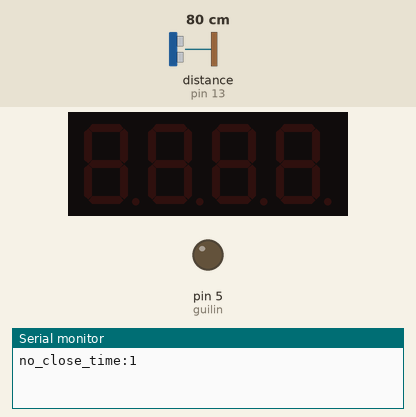
A sketch run on a simulated Arduino Uno, built with avr-gcc and run on an emulated ATmega328P. Parts: 4-digit seven-segment display, output pins drawn as LEDs (lit = HIGH), the last lines printed to the serial monitor. The inputs (shaded band) are chosen by the test bench; at power-on: distance to the obstacle (sensor on pin 13) 80 cm.

Above: at 2.3 s.
2.4 s: distance to the obstacle (sensor on pin 13) set to 2 cm
At 3.6 s:
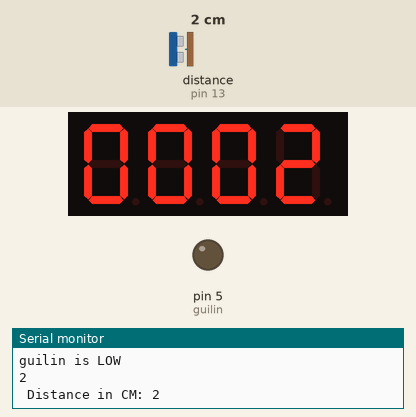
At 6.4 s:
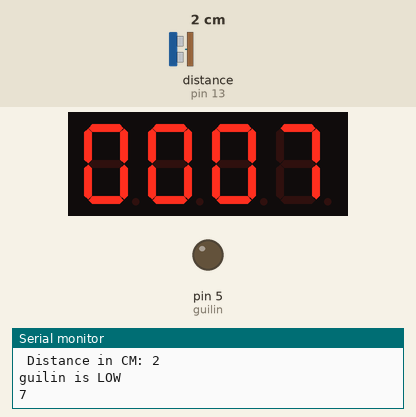
6.5 s: distance to the obstacle (sensor on pin 13) set to 35 cm
8.0 s: distance to the obstacle (sensor on pin 13) set to 23 cm
9.5 s: distance to the obstacle (sensor on pin 13) set to 20 cm
Timing chart, 0 to 12.0 s (numbered marks = the images above; inputs shaded):
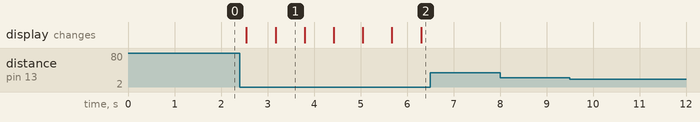

The sketch:

DOOR.ino
```cpp
#include <Ultrasonic.h>
#include <TM1637.h>        //主程式需要程式庫 “TM1637.h”

#define CLK 3              //數碼管  CLK 接 Arduino pin 3
#define DIO 2              //數碼管  DIO 接 Arduino pin 2

TM1637 tm1637(CLK,DIO);
Ultrasonic ultrasonic(12 , 13);
int distance=0;
int no_close_time=0;
int people_num=0;
int num = 0;               //設定數碼管會用到的整數
int numdisplay = 0;
int dig1 = 0;
int dig2 = 0;
int dig3 = 0;
int dig4 = 0;
int guilin = 5;

void setup() {
  Serial.begin(9600);
  tm1637.init();
  pinMode(guilin,OUTPUT);
  tm1637.set(BRIGHT_TYPICAL);//BRIGHT_TYPICAL = 2,BRIGHT_DARKEST = 0,BRIGHTEST = 7;
  digitalWrite(guilin,LOW);
}

void loop() {
  delay(500); //每次間格1秒
  no_close_time =0;//設計時器
  distance = ultrasonic.read(); //不加參數就是輸出CM，可用read(INC)輸出英寸
  while( distance > 20 ){     //若未關門或沒有人進出
    no_close_time = no_close_time + 1 ; //計數器++
    delay( 1000 );        //delay
    Serial.print( "no_close_time:" );
    Serial.println( no_close_time );
    if ( no_close_time >= 6 ){
      close_the_fucking_door();
    }
    distance = ultrasonic.read(); //不加參數就是輸出CM，可用read(INC)輸出英寸
  }
  if ( distance < 20){
    digitalWrite(guilin,LOW);
    Serial.println("guilin is LOW");
    people_num++;
    show_num();
  }

  Serial.print( " Distance in CM: ");
  Serial.println( distance );
}
void show_num(){
  num = people_num;                             //用數碼管顯示距離
  Serial.println(num);
  numdisplay = num;
  dig4 = numdisplay / 1000;
  numdisplay = numdisplay - (dig4 * 1000);
  dig3 = numdisplay / 100;
  numdisplay = numdisplay - (dig3 * 100);
  dig2 = numdisplay / 10;
  dig1 = numdisplay - (dig2 *10);
  tm1637.display(0,dig4);       //千位數
  tm1637.display(1,dig3);       //百位數
  tm1637.display(2,dig2);       //十位數
  tm1637.display(3,dig1);       // 個位數
  delay(100);
}
void close_the_fucking_door(){
  tone(7 , 3000 , 100);
  digitalWrite(guilin,HIGH);
  Serial.println("guilin is high");
  delay(100);
}
```

Measured:
- after the input at 2.4 s, the display: first changes after 0.15 s (image 1 shows a later state)
- what the display in image 1 shows lasts 0.6 s, from 3.2 s to 3.8 s
